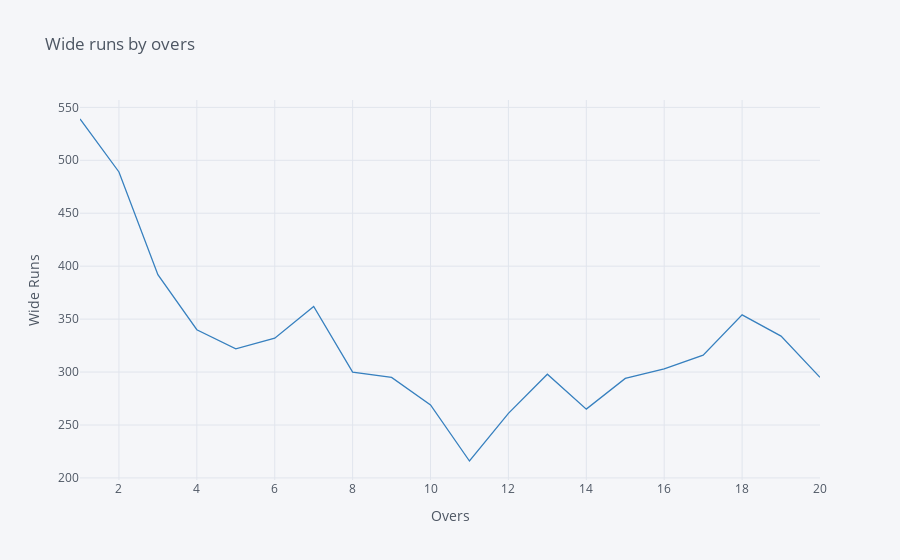

Notebook cell for this chart:
### Markdown cell above
## wides by overs.

### Code cell
overs.wide_runs.iplot(kind='line',xTitle='Overs', yTitle='Wide Runs',title='Wide runs by overs',
         color='blue')

### Figure 1 — Plotly figure (JSON) as saved in the notebook; plotly's stock layout.template omitted (floating-point values rounded to 4 significant figures)
{"data": [{"line": {"color": "rgba(55, 128, 191, 1.0)", "dash": "solid", "shape": "linear", "width": 1.3}, "mode": "lines", "name": "wide_runs", "text": "", "type": "scatter", "x": [1, 2, 3, 4, 5, 6, 7, 8, 9, 10, 11, 12, 13, 14, 15, 16, 17, 18, 19, 20], "y": [539, 489, 392, 340, 322, 332, 362, 300, 295, 269, 216, 261, 298, 265, 294, 303, 316, 354, 334, 295]}], "layout": {"legend": {"bgcolor": "#F5F6F9", "font": {"color": "#4D5663"}}, "paper_bgcolor": "#F5F6F9", "plot_bgcolor": "#F5F6F9", "title": {"font": {"color": "#4D5663"}, "text": "Wide runs by overs"}, "xaxis": {"gridcolor": "#E1E5ED", "showgrid": true, "tickfont": {"color": "#4D5663"}, "title": {"font": {"color": "#4D5663"}, "text": "Overs"}, "zerolinecolor": "#E1E5ED"}, "yaxis": {"gridcolor": "#E1E5ED", "showgrid": true, "tickfont": {"color": "#4D5663"}, "title": {"font": {"color": "#4D5663"}, "text": "Wide Runs"}, "zerolinecolor": "#E1E5ED"}}}
